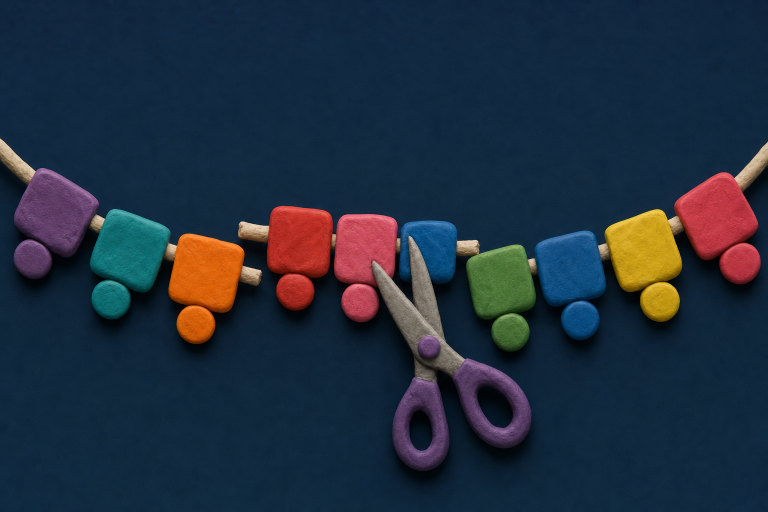
#> input picture s14-automation/photos/beads.png, 1536 x 1024 px (shown at 1/2 size); its folder holds 4 pictures in this run
$ python ex11.py
#> lines starting #> are read from the running program, lines starting #| are printed output that depends on the picture
from pathlib import Path

from PIL import Image

out = Path("small400")
out.mkdir(exist_ok=True)
for path in sorted(Path("photos").glob("*.*")):
    with Image.open(path) as img:
#> img is the input picture: PIL image 1536x1024 RGBA; mean R, G, B, A 33.2, 46.2, 61.6, 255
        img.thumbnail((400, 400))
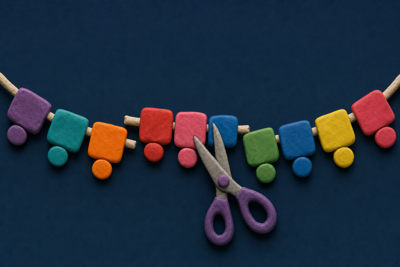
#> img: PIL image 400x267 RGBA; mean R, G, B, A 33.2, 46.2, 61.6, 255
        img.save(out / f"{path.stem}.png")  # png는 RGBA도 그대로 저장된다
        print(path.name, "→", img.size, img.mode)
#| beads.png → (400, 267) RGBA
#> pass 2 of the loop `for path in sorted(Path("photos").glob("*.*")):`:
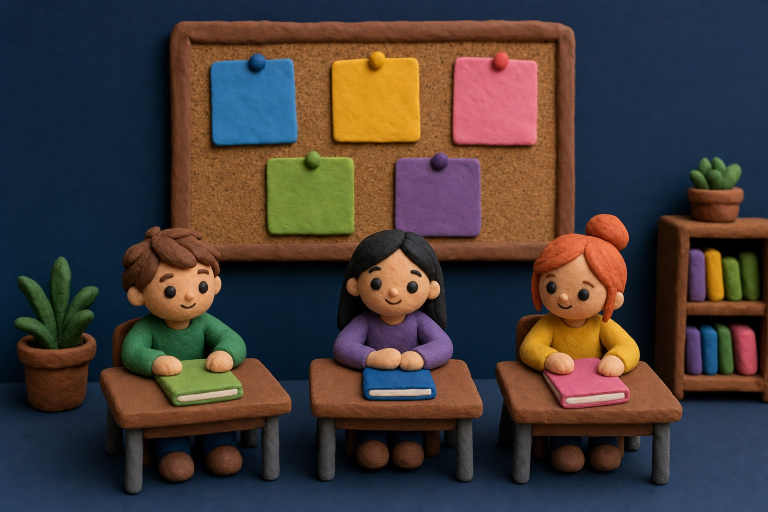
#> input picture s14-automation/photos/board.jpg, 1536 x 1024 px (shown at 1/2 size)
#> img is the input picture: PIL image 1536x1024 RGB; mean R, G, B 69.3, 58.9, 55.8
#> `img.thumbnail((400, 400))`:
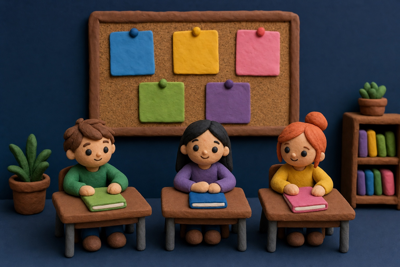
#> img: PIL image 400x267 RGB; mean R, G, B 69.3, 58.9, 55.8
#| board.jpg → (400, 267) RGB
#> pass 3 of the loop `for path in sorted(Path("photos").glob("*.*")):`:
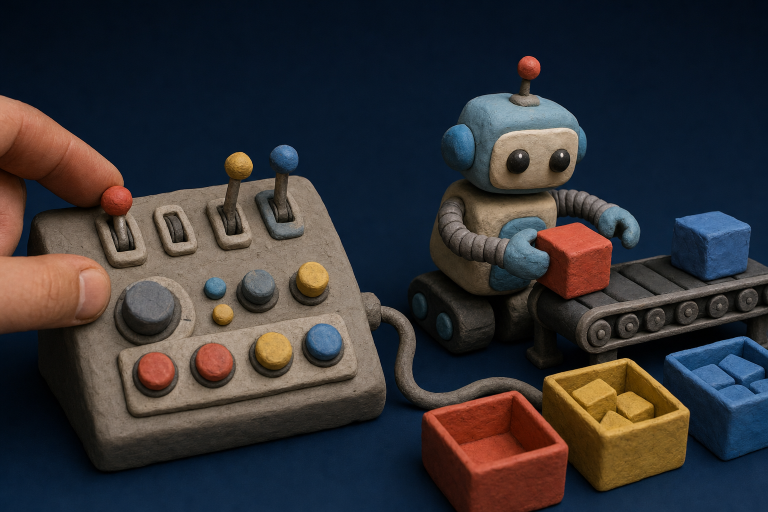
#> input picture s14-automation/photos/panel.png, 1536 x 1024 px (shown at 1/2 size)
#> img is the input picture: PIL image 1536x1024 RGBA; mean R, G, B, A 51.7, 50.2, 53.1, 255
#> `img.thumbnail((400, 400))`:
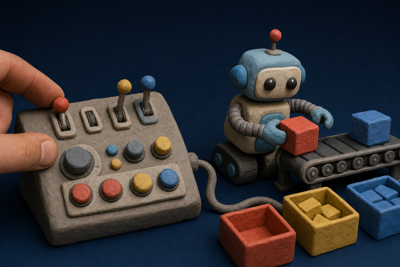
#> img: PIL image 400x267 RGBA; mean R, G, B, A 51.6, 50.2, 53.1, 255
#| panel.png → (400, 267) RGBA
#> the loop made 4 passes; the first 3 are shown
